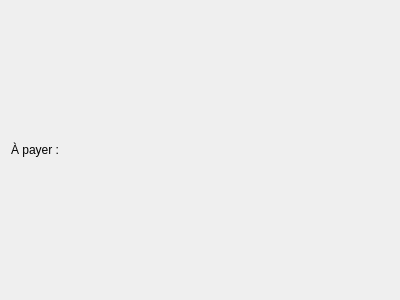
<?xml version="1.0" encoding="UTF-8"?>
<ui version="4.0">
 <class>WizardPageTotal</class>
 <widget class="QWizardPage" name="WizardPageTotal">
  <property name="geometry">
   <rect>
    <x>0</x>
    <y>0</y>
    <width>400</width>
    <height>300</height>
   </rect>
  </property>
  <property name="windowTitle">
   <string>WizardPage</string>
  </property>
  <layout class="QVBoxLayout" name="verticalLayout">
   <item>
    <layout class="QHBoxLayout" name="horizontalLayout">
     <item>
      <widget class="QLabel" name="label">
       <property name="text">
        <string>À payer :</string>
       </property>
      </widget>
     </item>
     <item>
      <widget class="QLabel" name="label_2">
       <property name="text">
        <string/>
       </property>
      </widget>
     </item>
    </layout>
   </item>
  </layout>
 </widget>
 <resources/>
 <connections/>
</ui>
